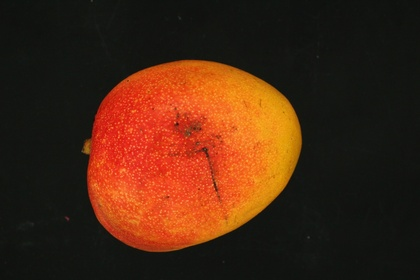
%> input picture DB_Mango/Mango_01_B.JPG, 420 x 280 px, shrunk from 1200 x 800 before the run, given in place of Mango_01_A.JPG, which was not available
$ octave mango_script.m   (GNU Octave 9; MATLAB toolbox functions it lacks are replaced by stand-ins)
%> lines starting %> are read from the running program, lines starting %| are printed output that depends on the picture; in (x1, y1, x2, y2) boxes, pixels count from 0 and x2, y2 are one past the last pixel; in counts of white or black regions, pixels touching at a corner belong together; the program's own positions count from 1; pictures that were not available may be replaced by others from this repository, and a replacement may not be noted
### getRelevantPixels.m
%generates a black/white image using bilateral filtering
%black -> background pixel
%white -> mango pixel
function final = getRelevantPixels(image)
    %Note: Must be double precision in the interval [0,1].
    img1 = double(image)/255;

    % Set bilateral filter parameters.
    w     = 5;       % bilateral filter half-width
    sigma = [3 0.1]; % bilateral filter standard deviations

    % Apply bilateral filter to each image.
    bflt_img1 = bfilter2(img1,w,sigma);
    img = im2bw(rgb2gray(bflt_img1),0.1);
    filled_img = imfill(img,'holes');
    final = bwareafilt(filled_img,[500 50000000000]);
end

### bfilter2.m
% BFILTER2 Two dimensional bilateral filtering.
%    This function implements 2-D bilateral filtering using
%    the method outlined in:
%
%       C. Tomasi and R. Manduchi. Bilateral Filtering for
%       Gray and Color Images. In Proceedings of the IEEE
%       International Conference on Computer Vision, 1998.
%
%    B = bfilter2(A,W,SIGMA) performs 2-D bilateral filtering
%    for the grayscale or color image A. A should be a double
%    precision matrix of size NxMx1 or NxMx3 (i.e., grayscale
%    or color images, respectively) with normalized values in
%    the closed interval [0,1]. The half-size of the Gaussian
%    bilateral filter window is defined by W. The standard
%    deviations of the bilateral filter are given by SIGMA,
%    where the spatial-domain standard deviation is given by
%    SIGMA(1) and the intensity-domain standard deviation is
%    given by SIGMA(2).
%
% Douglas R. Lanman, Brown University, September 2006.
% dlanman@brown.edu, http://mesh.brown.edu/dlanman


%%%%%%%%%%%%%%%%%%%%%%%%%%%%%%%%%%%%%%%%%%%%%%%%%%%%%%%%%%%%%
% Pre-process input and select appropriate filter.
function B = bfilter2(A,w,sigma)

% Verify that the input image exists and is valid.
if ~exist('A','var') || isempty(A)
   error('Input image A is undefined or invalid.');
end
if ~isfloat(A) || ~sum([1,3] == size(A,3)) || ...
      min(A(:)) < 0 || max(A(:)) > 1
   error(['Input image A must be a double precision ',...
          'matrix of size NxMx1 or NxMx3 on the closed ',...
          'interval [0,1].']);
end

% Verify bilateral filter window size.
if ~exist('w','var') || isempty(w) || ...
      numel(w) ~= 1 || w < 1
   w = 5;
end
w = ceil(w);

% Verify bilateral filter standard deviations.
if ~exist('sigma','var') || isempty(sigma) || ...
      numel(sigma) ~= 2 || sigma(1) <= 0 || sigma(2) <= 0
   sigma = [3 0.1];
end

% Apply either grayscale or color bilateral filtering.
if size(A,3) == 1
   B = bfltGray(A,w,sigma(1),sigma(2));
else
   B = bfltColor(A,w,sigma(1),sigma(2));
end


%%%%%%%%%%%%%%%%%%%%%%%%%%%%%%%%%%%%%%%%%%%%%%%%%%%%%%%%%%%%%
% Implements bilateral filtering for grayscale images.
% [33 lines left out: function bfltGray, not called in this run]

% Close waitbar.
%close(h);


%%%%%%%%%%%%%%%%%%%%%%%%%%%%%%%%%%%%%%%%%%%%%%%%%%%%%%%%%%%%%
% Implements bilateral filter for color images.
function B = bfltColor(A,w,sigma_d,sigma_r)

% Convert input sRGB image to CIELab color space.
if exist('applycform','file')
   A = applycform(A,makecform('srgb2lab'));
else
   A = colorspace('Lab<-RGB',A);
end

% Pre-compute Gaussian domain weights.
[X,Y] = meshgrid(-w:w,-w:w);
G = exp(-(X.^2+Y.^2)/(2*sigma_d^2));

% Rescale range variance (using maximum luminance).
sigma_r = 100*sigma_r;

% Create waitbar.
%h = waitbar(0,'Applying bilateral filter...');
%set(h,'Name','Bilateral Filter Progress');

% Apply bilateral filter.
dim = size(A);
B = zeros(dim);
for i = 1:dim(1)
   for j = 1:dim(2)

         % Extract local region.
         iMin = max(i-w,1);
         iMax = min(i+w,dim(1));
         jMin = max(j-w,1);
         jMax = min(j+w,dim(2));
         I = A(iMin:iMax,jMin:jMax,:);

         % Compute Gaussian range weights.
         dL = I(:,:,1)-A(i,j,1);
         da = I(:,:,2)-A(i,j,2);
         db = I(:,:,3)-A(i,j,3);
         H = exp(-(dL.^2+da.^2+db.^2)/(2*sigma_r^2));

         % Calculate bilateral filter response.
         F = H.*G((iMin:iMax)-i+w+1,(jMin:jMax)-j+w+1);
         norm_F = sum(F(:));
         B(i,j,1) = sum(sum(F.*I(:,:,1)))/norm_F;
         B(i,j,2) = sum(sum(F.*I(:,:,2)))/norm_F;
         B(i,j,3) = sum(sum(F.*I(:,:,3)))/norm_F;

   end
   %waitbar(i/dim(1));
end

% Convert filtered image back to sRGB color space.
if exist('applycform','file')
   B = applycform(B,makecform('lab2srgb'));
else
   B = colorspace('RGB<-Lab',B);
end

% Close waitbar.
%close(h);

### runDemo.m
function count = runDemo(input)
    % [31 lines of commented-out code are left out]

    BW = edge(input);
%   figure(7); imshow(BW);
    Orientations = skeletonOrientation(BW,5); %5x5 box
    Onormal = Orientations+90; %easier to view normals
    Onr = sind(Onormal); %vv
    Onc = cosd(Onormal); %uu
    [r,c] = find(BW);    %row/cols
    idx = find(BW);      %Linear indices into Onr/Onc
%     figure(8); imshow(BW,[]);
    %Overlay normals to verify
%     hold on
%     quiver(c,r,-Onc(idx),Onr(idx));
    A = Orientations;
    %find all coordinates of edges
    [x,y] = find(BW);
    %find angle of the hairs

    visited_matrix = dfs(BW,x(1),y(1));

    % remove the first dummy row
    visited_matrix(1,:)=[];

    theseq = [];

    %iterate through visited_matrix
    for row = 1:size(visited_matrix,1)
        x = visited_matrix(row,1);
        y = visited_matrix(row,2);
        theseq = [theseq;[x,y,A(x,y)]];
    end

    % create absolute of the differences between points
    for row = 1:size(theseq,1)-1
        value1 = abs(theseq(row,3));
        value2 = abs(theseq(row+1,3));

        theseq(row,4) = abs(value2-value1);
    end

    % get all rows where difference is greater than 15
    rowsCorner = theseq(theseq(:,4)>15, :);

    count = cleanUpCorners(rowsCorner);
end

% [49 lines of commented-out code are left out]

### skeletonOrientation.m
function [Orientations] = skeletonOrientation(skel,blksz)
% SKELETONORIENTATION Calculate the local orientation of a skeleton
%
%Inputs:
%  skel:  MxN binary skeleton image.
%
%  blksz: Size of block to look around for local orientation
%         Both elements must be odd and greater than or equal to three
%         blksz can be a 1x2 vector meaning [row x col] block size or 1x1
%               for square block
%         optional, defaults to [5 5]
%
%Outputs:
%  Orientation: image that is the size of skel with zeros outside of skel
%               and orientations elsewhere
%
%

%
% Copyright 2013 The MathWorks, Inc.
% SCd 9/25/2013
%

    %Error checking:
    assert(nargin==1||nargin==2,'One or two inputs expected');
    assert(islogical(skel),'skel should be logical');
    assert(ismatrix(skel),'skel should be a matrix');
    sz = size(skel);
    assert(isequal(sz,size(skel)),'Sizes of M and C expected to be equal');

    %Handling blksz
    if nargin == 1
        %Default
        blksz = [5 5];
    else
        %assertions
        assert(all(blksz>=3),'blksz elements must be greater than or equal to three');
        assert(all(mod(blksz,2)==1),'blksz elements expected to be odd');
        if isscalar(blksz)
            blksz = blksz([1,1]);
        else
            assert(isequal(size(blksz),[1 2]),'blksz is expected to be a variable of size [1x1] or [1x2]');
        end
    end

    %Find the skeleton pixels' index
    [row,col] = find(skel);
    npts      = numel(row);

    %Pad the array and offset the rows/cols so every local block fits
    padAmount = floor(blksz./2); %distance from center to edge of block
    skelPad   = padarray(skel,padAmount); %We need to pad so that image boundary pixels are contained in a block

    %Preallocate Orientations
    Orientations = zeros(sz);

    %Some parameters
    %-Bottom of block will be the same as center before pad
    %-Top will be bottom + block size - 1 (inclusive
    rowHigh = row+blksz(1)-1;
    colHigh = col+blksz(2)-1;
    center  = padAmount+1; %Center of small block

    %Now the engine, we will loop over the image, create each local block
    %of pixels that are touching the index of interest. Do a connected
    %components analysis, remove pixels not connected to the center pixel
    %and then calculate orientation.

    %Start the engine!
    for ii = 1:npts;
        %Extract small block
        block = skelPad(row(ii):rowHigh(ii),col(ii):colHigh(ii));

        %Label and calculate orientation
        Label = bwlabel(block);
        center_label = Label==Label(center(1),center(2)); %only label of center pixel
        rp    = regionprops(center_label,'Orientation');

        %Set orientation of the center pixel equal to the calculated one
        Orientations(row(ii),col(ii)) = rp.Orientation;
    end

end

### dfs.m
function visited_matrix = dfs(BW,x,y)
    stack = [];
    visited = [];
    stack = [stack; [x,y]];
    %dummy value so it doesn't throw an error on first run.
    visited = [visited; [0 0]];
    while ~isempty(stack)
        % pop stack
         v = stack(end, :);
         stack(end,:) = [];
         if (~ismember(v, visited, 'rows'))
            visited = [visited; v];
            %for all edges, push to stack, these coordinates have to be in this specific order
            neighbors = [[x-1,y];[x+1,y];[x,y+1];[x,y-1];[x-1,y+1];[x+1,y+1];[x-1,y-1];[x+1,y-1]];
            for i = 1:8
                x = neighbors(i,1);
                y = neighbors(i,2);
                % break once it finds one
                if BW(x, y) == 1 && ~ismember([x,y], visited, 'rows')
                    stack = [stack; [x,y]];
                    break;
                end
            end
        end
    end
    visited_matrix = visited;
end

### cleanUpCorners.m
%check rowsCorners
function count = cleanUpCorners(corners)
    count = 0;
    for i = 1:size(corners,1)-1
        x1 = corners(i,1);
        y1 = corners(i,2);
        x2 = corners(i+1,1);
        y2 = corners(i+1,2);
        if (abs(x1-x2)>2 || abs(y1-y2)>2)
            count = count + 1;
        end
    end
end

### mango_script.m
a = 1:50;
the_answer = zeros(50,4);
addpath('DB_Mango');

for i = 1:50
    str1a = 'Mango_0';
    str1b = 'Mango_';
    str2 = num2str(i);
    strA = strcat(str1a, str2);
    strB = strcat(str1b, str2);
    str3 = '_A.JPG';
    str4 = '_B.JPG';
    if i < 10
        filename = strcat(strA, str3);
        countA = runDemo(getRelevantPixels(imread(filename)));
%> in bfltColor, `A = applycform(A,makecform('srgb2lab'));`: A: size 280x420x3 double; mean of channels 1, 2, 3 19.9, 12.8, 17.4
%> after the loop in bfltColor, `for i = 1:dim(1)`: B: size 280x420x3 double; mean of channels 1, 2, 3 19.9, 12.8, 17.4
%> in getRelevantPixels, `img = im2bw(rgb2gray(bflt_img1),0.1);`:
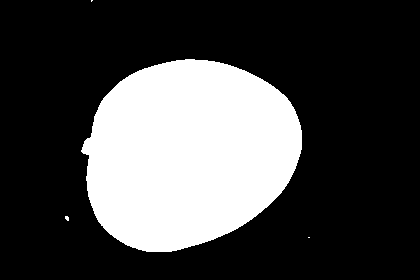
%> img: size 280x420 logical; 27.7% white; 4 white regions (3 under 20 px), largest, box (x1, y1, x2, y2) and area: (81, 59, 302, 252) 32507
%> in getRelevantPixels, `final = bwareafilt(filled_img,[500 50000000000]);`: final: size 280x420 logical; 27.6% white; 1 white region, box (x1, y1, x2, y2) and area: (81, 59, 302, 252) 32507
%> in runDemo, `BW = edge(input);`:
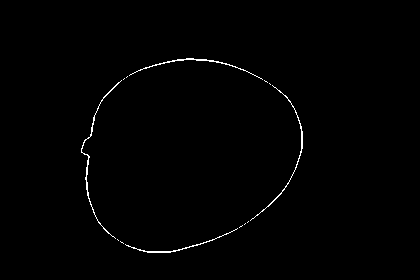
%> BW: size 280x420 logical; 0.71% white in thin lines or dots, all inside (x1, y1, x2, y2) = (81, 58, 303, 253)
%> in skeletonOrientation, `[row,col] = find(skel);`: row = 831 values from 59 to 253; col = 831 values from 82 to 303
%> in skeletonOrientation, `npts      = numel(row);`: npts = 831
%> in skeletonOrientation, `skelPad   = padarray(skel,padAmount);`:
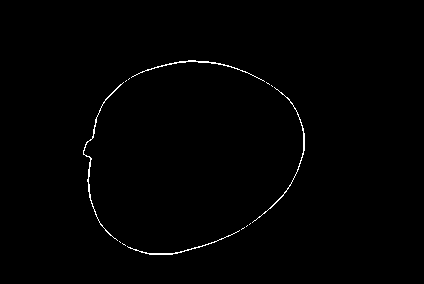
%> skelPad: size 284x424 logical; 0.69% white in thin lines or dots, all inside (x1, y1, x2, y2) = (83, 60, 305, 255)
%> in skeletonOrientation, `rowHigh = row+blksz(1)-1;`: rowHigh = 831 values, max 257 at index 310, min 63 at index 438, mean 157.4
%> in skeletonOrientation, `colHigh = col+blksz(2)-1;`: colHigh = 831 values from 86 to 307
%> the loop in skeletonOrientation, `for ii = 1:npts;` made 831 passes
%> rp on passes 1 to 3: {Orientation 72.39}, {Orientation 75.34}, {Orientation 90}
%> after the loop in skeletonOrientation, `for ii = 1:npts;`:
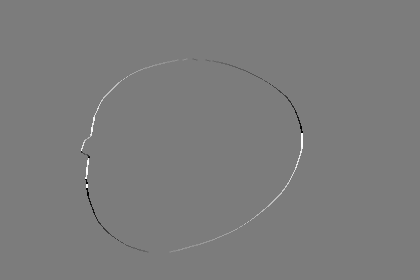
%> Orientations: size 280x420 double; min -85.27, max 90, mean 0.1; drawn with min black and max white
%> in runDemo, `Onormal = Orientations+90;`:
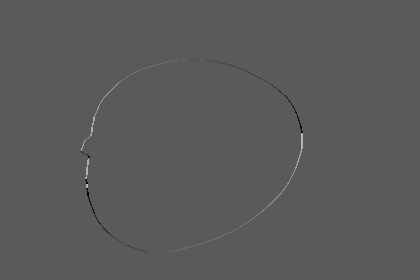
%> Onormal: size 280x420 double; min 4.73, max 180, mean 90.1
%> in runDemo, `Onr = sind(Onormal);`:
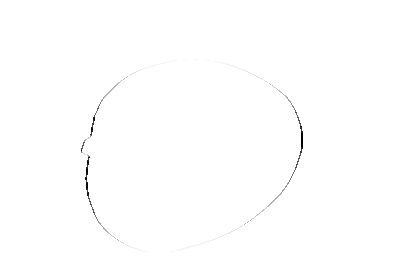
%> Onr: size 280x420 double; min 0, max 1, mean 0.998
%> in runDemo, `[r,c] = find(BW);`: r = 831 values from 59 to 253; c = 831 values from 82 to 303
%> in runDemo, `idx = find(BW);`: idx = 831 values from 22829 to 84709
%> in runDemo, `[x,y] = find(BW);`: x = 831 values from 59 to 253; y = 831 values from 82 to 303
%> in dfs, `stack = [stack; [x,y]];`: stack = [149 82]
%> the loop in dfs, `while ~isempty(stack)` made 28 passes
%> visited on passes 1 to 5: [0 0; 149 82], [0 0; 149 82; 150 82], [0 0; 149 82; 150 82; 151 82], [0 0; 149 82; 150 82; 151 82; 152 82], [0 0; 149 82; 150 82; 151 82; 152 82; 153 82]
%> v on passes 6 to 11: [153 83], [154 84], [154 85], [155 85], [155 86], [155 87]
%> after the loop in dfs, `while ~isempty(stack)`: neighbors = [160 88; 162 88; 161 89; 161 87; 160 89; 162 89; 160 87; 162 87]; visited = 29 rows, first 12: [0 0; 149 82; 150 82; 151 82; 152 82; 153 82; 153 83; 154 84; 154 85; 155 85; 155 86; 155 87]; x = 162; y = 87
%> in dfs, `visited_matrix = visited;`: visited_matrix has the same summary as visited
%> in runDemo, `visited_matrix = dfs(BW,x(1),y(1));`: visited_matrix has the same summary as visited in dfs
%> the loop in runDemo, `for row = 1:size(visited_matrix,1)` made 28 passes
%> (x, y) on passes 5 to 16: (153, 82), (153, 83), (154, 84), (154, 85), (155, 85), (155, 86), (155, 87), (155, 88), (156, 88), (156, 89), (157, 89), (158, 89)
%> (x, y, theseq) on passes 1 to 4: (149, 82, [149 82 72.39]), (150, 82, [149 82 72.39; 150 82 75.34]), (151, 82, [149 82 72.39; 150 82 75.34; 151 82 90]), (152, 82, [149 82 72.39; 150 82 75.34; 151 82 90; 152 82 -64.59])
%> after the loop in runDemo, `for row = 1:size(visited_matrix,1)`: theseq = 28 rows, first 12: [149 82 72.39; 150 82 75.34; 151 82 90; 152 82 -64.59; 153 82 -53.68; 153 83 -44.16; 154 84 -34.54; 154 85 -28.15; 155 85 -28.15; 155 86 -20.3; 155 87 -26.5; 155 88 -31.99]
%> the loop in runDemo, `for row = 1:size(theseq,1)-1` made 27 passes
%> (value1, value2) on passes 1 to 12: (72.39, 75.34), (75.34, 90), (90, 64.59), (64.59, 53.68), (53.68, 44.16), (44.16, 34.54), (34.54, 28.15), (28.15, 28.15), (28.15, 20.3), (20.3, 26.5), (26.5, 31.99), (31.99, 42.03)
%> after the loop in runDemo, `for row = 1:size(theseq,1)-1`: theseq = 28 rows, first 8: [149 82 72.39 2.95; 150 82 75.34 14.66; 151 82 90 25.41; 152 82 -64.59 10.91; 153 82 -53.68 9.52; 153 83 -44.16 9.62; 154 84 -34.54 6.38; 154 85 -28.15 0]
%> in runDemo, `rowsCorner = theseq(theseq(:,4)>15, :);`: rowsCorner = [151 82 90 25.41; 157 89 -58.95 24.03]
%> the loop in cleanUpCorners, `for i = 1:size(corners,1)-1` made 1 pass
%> (x1, y1, x2, y2, count) on pass 1: (151, 82, 157, 89, 1)
%> in runDemo, `count = cleanUpCorners(rowsCorner);`: count = 1
%> countA = 1
        filename = strcat(strA, str4);
        countB = runDemo(getRelevantPixels(imread(filename)));
%> (the run ends here)
